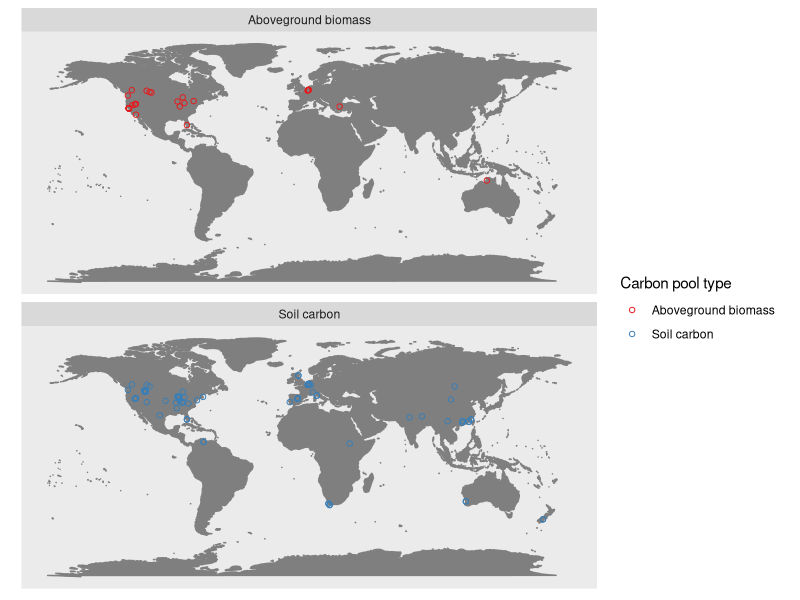
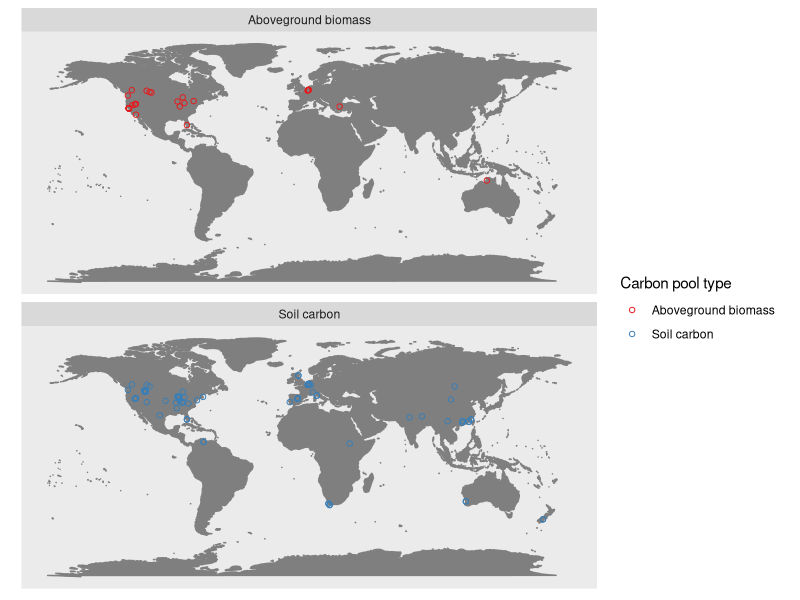

These figures' R source, in order:
#this script produces a figure of the study locations used for our meta-analysis

library(ggplot2)

#import data
studies<-read.csv("Data/Studies_climate.csv")
studies2<-subset(studies,!is.na(CWD))
mp <- NULL
mapWorld <- borders("world", colour="gray50", fill="gray50") # create a layer of borders
mp<-ggplot()+mapWorld

loc_map<-mp+geom_point(data=studies2,aes(x=long,y=lat,colour=EF_type),shape=1)+facet_wrap(~EF_type,ncol=1)+scale_colour_brewer("Carbon pool type",palette = "Set1")
loc_map+coord_equal()+theme(axis.text.x=element_blank(),axis.text.y=element_blank(),axis.ticks=element_blank(),
                            axis.title.x=element_blank(),panel.grid.major = element_blank(),axis.title.y=element_blank(),
                            panel.grid.minor = element_blank(),legend.position = "right",legend.key = element_blank())
ggsave("Figures/Study_location_map.png",dpi=600)

sum(ifelse(studies2$lat>0,1,0))/nrow(studies2)
